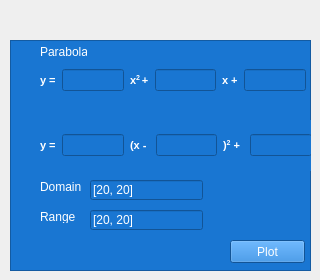
      <widget class="QWidget" name="tab_6">
       <attribute name="title">
        <string>Curves</string>
       </attribute>
       <widget class="QFrame" name="frame_8">
        <property name="geometry">
         <rect>
          <x>10</x>
          <y>40</y>
          <width>301</width>
          <height>231</height>
         </rect>
        </property>
        <property name="styleSheet">
         <string notr="true">background:#1976d2;
color:white;</string>
        </property>
        <property name="frameShape">
         <enum>QFrame::StyledPanel</enum>
        </property>
        <property name="frameShadow">
         <enum>QFrame::Raised</enum>
        </property>
        <widget class="QWidget" name="horizontalLayoutWidget_7">
         <property name="geometry">
          <rect>
           <x>30</x>
           <y>10</y>
           <width>266</width>
           <height>61</height>
          </rect>
         </property>
         <layout class="QHBoxLayout" name="horizontalLayout_7">
          <item>
           <widget class="QLabel" name="label_22">
            <property name="font">
             <font>
              <pointsize>8</pointsize>
              <weight>75</weight>
              <bold>true</bold>
             </font>
            </property>
            <property name="text">
             <string>y =</string>
            </property>
           </widget>
          </item>
          <item>
           <widget class="QLineEdit" name="lineEdit"/>
          </item>
          <item>
           <widget class="QLabel" name="label_23">
            <property name="font">
             <font>
              <pointsize>8</pointsize>
              <weight>75</weight>
              <bold>true</bold>
             </font>
            </property>
            <property name="text">
             <string>&lt;html&gt;&lt;head/&gt;&lt;body&gt;&lt;p&gt;x&lt;span style=&quot; vertical-align:super;&quot;&gt;2 &lt;/span&gt;+&lt;/p&gt;&lt;/body&gt;&lt;/html&gt;</string>
            </property>
            <property name="textFormat">
             <enum>Qt::RichText</enum>
            </property>
           </widget>
          </item>
          <item>
           <widget class="QLineEdit" name="lineEdit_2"/>
          </item>
          <item>
           <widget class="QLabel" name="label_24">
            <property name="font">
             <font>
              <pointsize>8</pointsize>
              <weight>75</weight>
              <bold>true</bold>
             </font>
            </property>
            <property name="text">
             <string>x +</string>
            </property>
           </widget>
          </item>
          <item>
           <widget class="QLineEdit" name="lineEdit_3"/>
          </item>
         </layout>
        </widget>
        <widget class="QWidget" name="horizontalLayoutWidget_8">
         <property name="geometry">
          <rect>
           <x>30</x>
           <y>80</y>
           <width>272</width>
           <height>51</height>
          </rect>
         </property>
         <layout class="QHBoxLayout" name="horizontalLayout_8">
          <item>
           <widget class="QLabel" name="label_25">
            <property name="font">
             <font>
              <pointsize>8</pointsize>
              <weight>75</weight>
              <bold>true</bold>
             </font>
            </property>
            <property name="text">
             <string>y =</string>
            </property>
           </widget>
          </item>
          <item>
           <widget class="QLineEdit" name="lineEdit_4"/>
          </item>
          <item>
           <widget class="QLabel" name="label_26">
            <property name="font">
             <font>
              <pointsize>8</pointsize>
              <weight>75</weight>
              <bold>true</bold>
             </font>
            </property>
            <property name="text">
             <string>&lt;html&gt;&lt;head/&gt;&lt;body&gt;&lt;p&gt;(x - &lt;/p&gt;&lt;/body&gt;&lt;/html&gt;</string>
            </property>
            <property name="textFormat">
             <enum>Qt::RichText</enum>
            </property>
           </widget>
          </item>
          <item>
           <widget class="QLineEdit" name="lineEdit_5"/>
          </item>
          <item>
           <widget class="QLabel" name="label_27">
            <property name="font">
             <font>
              <pointsize>8</pointsize>
              <weight>75</weight>
              <bold>true</bold>
             </font>
            </property>
            <property name="text">
             <string>&lt;html&gt;&lt;head/&gt;&lt;body&gt;&lt;p&gt;)&lt;span style=&quot; vertical-align:super;&quot;&gt;2&lt;/span&gt; + &lt;/p&gt;&lt;/body&gt;&lt;/html&gt;</string>
            </property>
            <property name="textFormat">
             <enum>Qt::RichText</enum>
            </property>
           </widget>
          </item>
          <item>
           <widget class="QLineEdit" name="lineEdit_6"/>
          </item>
         </layout>
        </widget>
        <widget class="QLabel" name="label_28">
         <property name="geometry">
          <rect>
           <x>30</x>
           <y>5</y>
           <width>47</width>
           <height>13</height>
          </rect>
         </property>
         <property name="text">
          <string>Parabola</string>
         </property>
        </widget>
        <widget class="QPushButton" name="pushButton">
         <property name="geometry">
          <rect>
           <x>220</x>
           <y>200</y>
           <width>75</width>
           <height>23</height>
          </rect>
         </property>
         <property name="text">
          <string>Plot</string>
         </property>
        </widget>
        <widget class="QLabel" name="label_29">
         <property name="geometry">
          <rect>
           <x>30</x>
           <y>140</y>
           <width>47</width>
           <height>13</height>
          </rect>
         </property>
         <property name="text">
          <string>Domain</string>
         </property>
        </widget>
        <widget class="QLabel" name="label_30">
         <property name="geometry">
          <rect>
           <x>30</x>
           <y>170</y>
           <width>47</width>
           <height>13</height>
          </rect>
         </property>
         <property name="text">
          <string>Range</string>
         </property>
        </widget>
        <widget class="QLineEdit" name="lineEdit_7">
         <property name="geometry">
          <rect>
           <x>80</x>
           <y>140</y>
           <width>113</width>
           <height>20</height>
          </rect>
         </property>
         <property name="text">
          <string>[20, 20]</string>
         </property>
        </widget>
        <widget class="QLineEdit" name="lineEdit_8">
         <property name="geometry">
          <rect>
           <x>80</x>
           <y>170</y>
           <width>113</width>
           <height>20</height>
          </rect>
         </property>
         <property name="text">
          <string>[20, 20]</string>
         </property>
        </widget>
       </widget>
      </widget>
